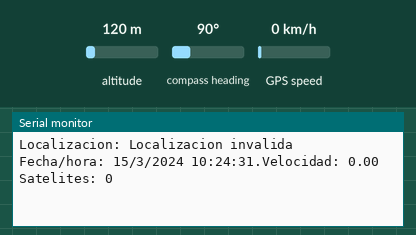
Recording of a sketch running on a simulated Arduino Uno, built for the host (arithmetic inside an expression is 32-bit, double 64-bit). Shown: the last lines printed to the serial monitor. The test bench sets the inputs (shaded band); at power-on: GPS speed 0 km/h, altitude 120 m, compass heading 90°. The GPS gets a fix after 3 s at 37.7749, -122.4194 with 8 satellites.

Above: at 1.2 s.
1.3 s: GPS speed set to 2 km/h
At 3.5 s:
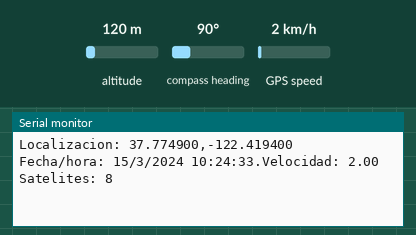
5.4 s: GPS speed set to 30 km/h
At 6.8 s:
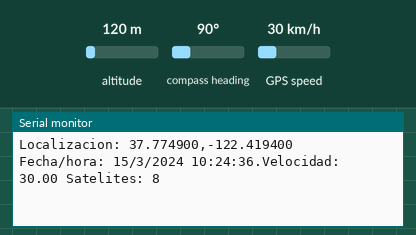
Timing chart, 0 to 8.4 s (numbered marks = the images above; inputs shaded):
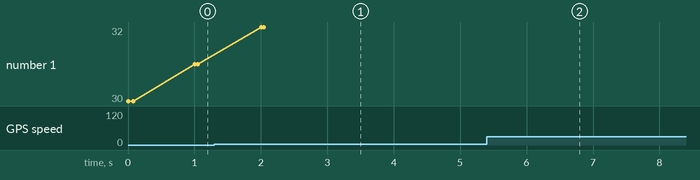

Measured:
- after the input at 1.3 s, the serial monitor: prints a new line after 1.7 s (image 1)
- after the input at 5.4 s, the serial monitor: prints a new line after 0.61 s (image 2)

The sketch:

GPS_BASICO.ino
```cpp
/*
 * Este sketch es una modificación del ejemplo TinyGPS.
 * Muesta la localizacion (lat,long),la fecha, hora,satelites y velocidad.
 *
 * Autor: Nitrosito
 * Basado en ejemplos de la libreria TinyGPS++
 * Licencia:
 * GPLv3
 * El modulo GPS que he usado ha sido el Neo6M
 *
 *
 * */

#include <TinyGPS++.h>
#include <SoftwareSerial.h>

static const int RXPin = 4, TXPin = 3;
static const uint32_t GPSBaud = 9600;

// The TinyGPS++ object
TinyGPSPlus gps;

// The serial connection to the GPS device
SoftwareSerial ss(RXPin, TXPin);

void setup()
{
  Serial.begin(9600);
  ss.begin(GPSBaud);

    Serial.print(F("Testeando la libreria TinyGPS++")); Serial.println(TinyGPSPlus::libraryVersion());
    Serial.println();
}

void loop()
{
  // This sketch displays information every time a new sentence is correctly encoded.
  while (ss.available() > 0)
    if (gps.encode(ss.read()))
      displayInfo();

  if (millis() > 5000 && gps.charsProcessed() < 10)
  {
    Serial.println(F("No GPS detected: check wiring."));
    while(true);
  }
}

void displayInfo()
{
  Serial.print(F("Localizacion: "));
  if (gps.location.isValid())
  {
    Serial.print(gps.location.lat(), 6);
    Serial.print(F(","));
    Serial.print(gps.location.lng(), 6);
  }
  else
  {
    Serial.print(F("Localizacion invalida"));
  }

  Serial.print(F("  Fecha/hora: "));
  if (gps.date.isValid())
  {
    Serial.print(gps.date.day());
    Serial.print(F("/"));
    Serial.print(gps.date.month());
    Serial.print(F("/"));
    Serial.print(gps.date.year());
  }
  else
  {
    Serial.print(F("Fecha invalida"));
  }

  Serial.print(F(" "));
  if (gps.time.isValid())
  {
    if (gps.time.hour() < 10) Serial.print(F("0"));
    Serial.print(gps.time.hour());
    Serial.print(F(":"));
    if (gps.time.minute() < 10) Serial.print(F("0"));
    Serial.print(gps.time.minute());
    Serial.print(F(":"));
    if (gps.time.second() < 10) Serial.print(F("0"));
    Serial.print(gps.time.second());
    Serial.print(F("."));
    //if (gps.time.centisecond() < 10) Serial.print(F("0"));
    //Serial.print(gps.time.centisecond());
    Serial.print("Velocidad: ");
    Serial.print(gps.speed.kmph());
    Serial.print(" Satelites: ");
    Serial.print(gps.satellites.value());

  }
  else
  {
    Serial.print(F("Hora invalida"));
  }

  Serial.println();
}
```
